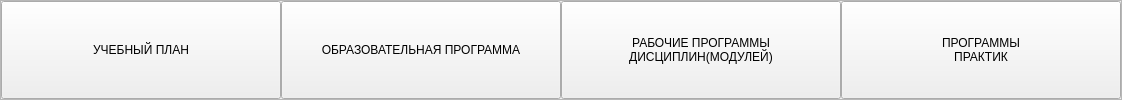
                      <widget class="QFrame" name="frame_12">
                       <property name="sizePolicy">
                        <sizepolicy hsizetype="Minimum" vsizetype="Minimum">
                         <horstretch>0</horstretch>
                         <verstretch>0</verstretch>
                        </sizepolicy>
                       </property>
                       <property name="frameShape">
                        <enum>QFrame::StyledPanel</enum>
                       </property>
                       <property name="frameShadow">
                        <enum>QFrame::Raised</enum>
                       </property>
                       <layout class="QHBoxLayout" name="horizontalLayout_7">
                        <property name="spacing">
                         <number>0</number>
                        </property>
                        <property name="leftMargin">
                         <number>0</number>
                        </property>
                        <property name="topMargin">
                         <number>0</number>
                        </property>
                        <property name="rightMargin">
                         <number>0</number>
                        </property>
                        <property name="bottomMargin">
                         <number>0</number>
                        </property>
                        <item>
                         <widget class="QWidget" name="uchplans" native="true">
                          <property name="sizePolicy">
                           <sizepolicy hsizetype="Preferred" vsizetype="Minimum">
                            <horstretch>0</horstretch>
                            <verstretch>0</verstretch>
                           </sizepolicy>
                          </property>
                          <property name="minimumSize">
                           <size>
                            <width>280</width>
                            <height>0</height>
                           </size>
                          </property>
                          <property name="maximumSize">
                           <size>
                            <width>357</width>
                            <height>16777215</height>
                           </size>
                          </property>
                          <layout class="QVBoxLayout" name="verticalLayout_27">
                           <property name="spacing">
                            <number>0</number>
                           </property>
                           <property name="leftMargin">
                            <number>0</number>
                           </property>
                           <property name="topMargin">
                            <number>0</number>
                           </property>
                           <property name="rightMargin">
                            <number>0</number>
                           </property>
                           <property name="bottomMargin">
                            <number>0</number>
                           </property>
                           <item>
                            <widget class="QPushButton" name="uchplansBTN">
                             <property name="sizePolicy">
                              <sizepolicy hsizetype="Minimum" vsizetype="Minimum">
                               <horstretch>0</horstretch>
                               <verstretch>0</verstretch>
                              </sizepolicy>
                             </property>
                             <property name="cursor">
                              <cursorShape>PointingHandCursor</cursorShape>
                             </property>
                             <property name="layoutDirection">
                              <enum>Qt::LeftToRight</enum>
                             </property>
                             <property name="text">
                              <string>УЧЕБНЫЙ ПЛАН</string>
                             </property>
                            </widget>
                           </item>
                          </layout>
                         </widget>
                        </item>
                        <item>
                         <widget class="QWidget" name="obrprogr" native="true">
                          <property name="sizePolicy">
                           <sizepolicy hsizetype="Preferred" vsizetype="Minimum">
                            <horstretch>0</horstretch>
                            <verstretch>0</verstretch>
                           </sizepolicy>
                          </property>
                          <property name="minimumSize">
                           <size>
                            <width>280</width>
                            <height>0</height>
                           </size>
                          </property>
                          <layout class="QVBoxLayout" name="verticalLayout_28">
                           <property name="spacing">
                            <number>0</number>
                           </property>
                           <property name="leftMargin">
                            <number>0</number>
                           </property>
                           <property name="topMargin">
                            <number>0</number>
                           </property>
                           <property name="rightMargin">
                            <number>0</number>
                           </property>
                           <property name="bottomMargin">
                            <number>0</number>
                           </property>
                           <item>
                            <widget class="QPushButton" name="obrprogrBTN">
                             <property name="sizePolicy">
                              <sizepolicy hsizetype="Minimum" vsizetype="Minimum">
                               <horstretch>0</horstretch>
                               <verstretch>0</verstretch>
                              </sizepolicy>
                             </property>
                             <property name="cursor">
                              <cursorShape>PointingHandCursor</cursorShape>
                             </property>
                             <property name="text">
                              <string>ОБРАЗОВАТЕЛЬНАЯ ПРОГРАММА</string>
                             </property>
                            </widget>
                           </item>
                          </layout>
                         </widget>
                        </item>
                        <item>
                         <widget class="QWidget" name="rabochprogrdicsmodul" native="true">
                          <property name="sizePolicy">
                           <sizepolicy hsizetype="Preferred" vsizetype="Minimum">
                            <horstretch>0</horstretch>
                            <verstretch>0</verstretch>
                           </sizepolicy>
                          </property>
                          <property name="minimumSize">
                           <size>
                            <width>280</width>
                            <height>0</height>
                           </size>
                          </property>
                          <layout class="QVBoxLayout" name="verticalLayout_32">
                           <property name="spacing">
                            <number>0</number>
                           </property>
                           <property name="leftMargin">
                            <number>0</number>
                           </property>
                           <property name="topMargin">
                            <number>0</number>
                           </property>
                           <property name="rightMargin">
                            <number>0</number>
                           </property>
                           <property name="bottomMargin">
                            <number>0</number>
                           </property>
                           <item>
                            <widget class="QPushButton" name="rabochprogrdicsmodulBTN">
                             <property name="sizePolicy">
                              <sizepolicy hsizetype="Minimum" vsizetype="Minimum">
                               <horstretch>0</horstretch>
                               <verstretch>0</verstretch>
                              </sizepolicy>
                             </property>
                             <property name="cursor">
                              <cursorShape>PointingHandCursor</cursorShape>
                             </property>
                             <property name="text">
                              <string>РАБОЧИЕ ПРОГРАММЫ 
ДИСЦИПЛИН(МОДУЛЕЙ)</string>
                             </property>
                            </widget>
                           </item>
                          </layout>
                         </widget>
                        </item>
                        <item>
                         <widget class="QWidget" name="progrprakt" native="true">
                          <property name="sizePolicy">
                           <sizepolicy hsizetype="Preferred" vsizetype="Minimum">
                            <horstretch>0</horstretch>
                            <verstretch>0</verstretch>
                           </sizepolicy>
                          </property>
                          <property name="minimumSize">
                           <size>
                            <width>280</width>
                            <height>0</height>
                           </size>
                          </property>
                          <layout class="QVBoxLayout" name="verticalLayout_37">
                           <property name="spacing">
                            <number>0</number>
                           </property>
                           <property name="leftMargin">
                            <number>0</number>
                           </property>
                           <property name="topMargin">
                            <number>0</number>
                           </property>
                           <property name="rightMargin">
                            <number>0</number>
                           </property>
                           <property name="bottomMargin">
                            <number>0</number>
                           </property>
                           <item>
                            <widget class="QPushButton" name="progrpraktBTN">
                             <property name="sizePolicy">
                              <sizepolicy hsizetype="Minimum" vsizetype="Minimum">
                               <horstretch>0</horstretch>
                               <verstretch>0</verstretch>
                              </sizepolicy>
                             </property>
                             <property name="cursor">
                              <cursorShape>PointingHandCursor</cursorShape>
                             </property>
                             <property name="text">
                              <string>ПРОГРАММЫ
ПРАКТИК</string>
                             </property>
                            </widget>
                           </item>
                          </layout>
                         </widget>
                        </item>
                       </layout>
                      </widget>
